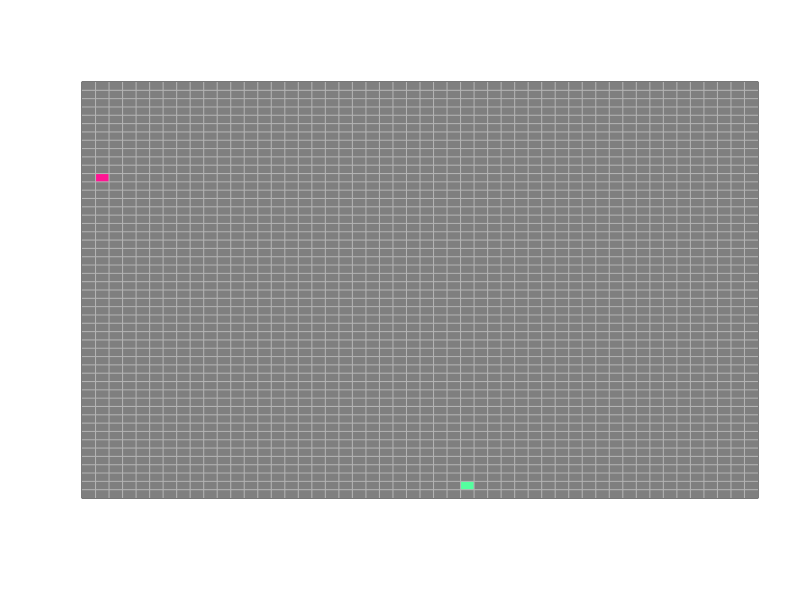
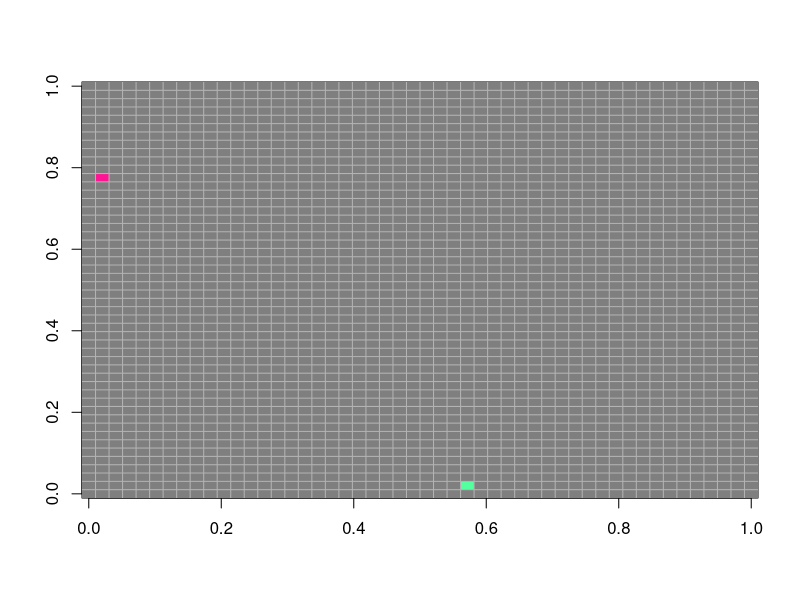
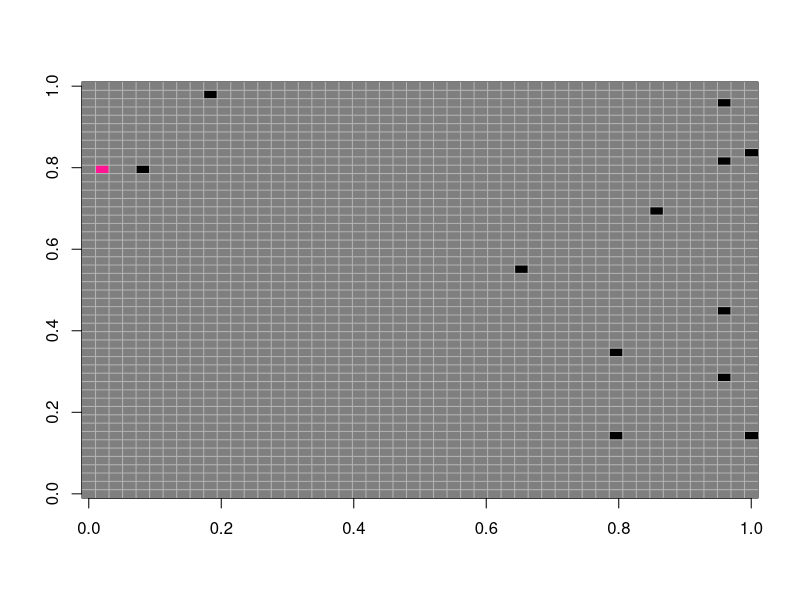
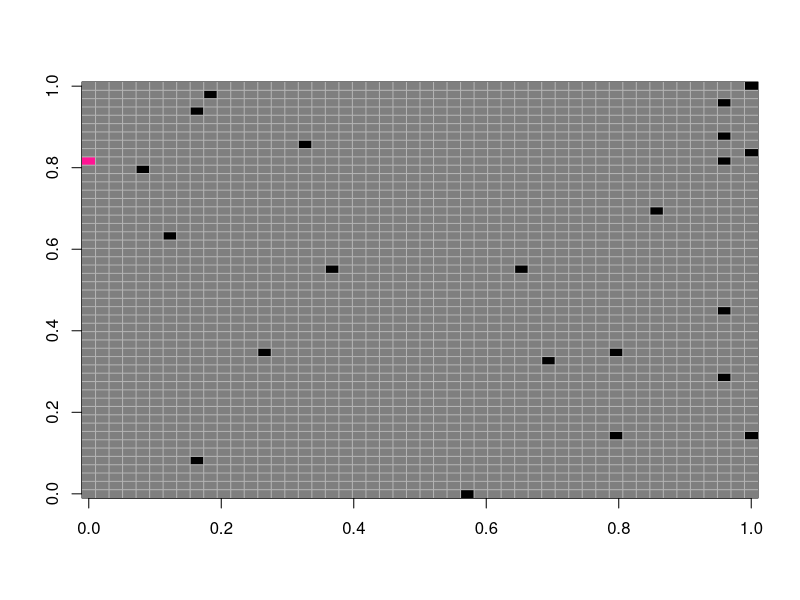
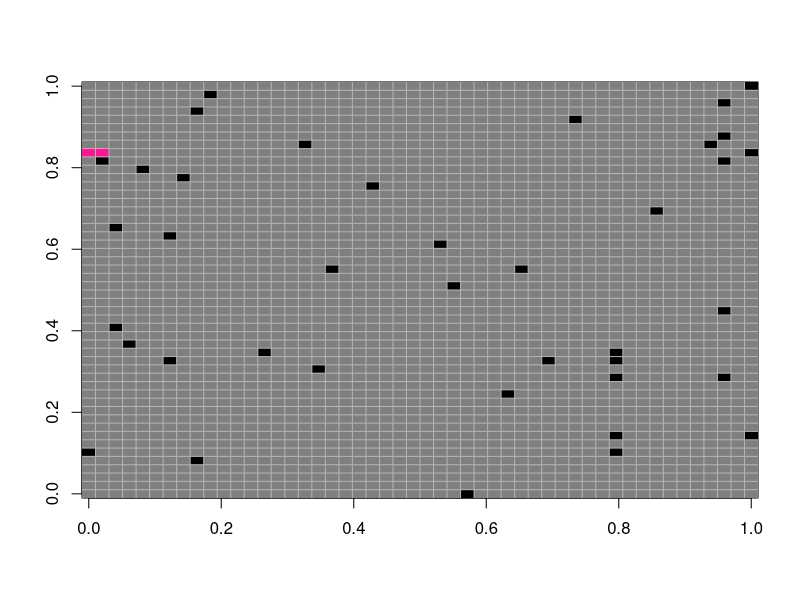
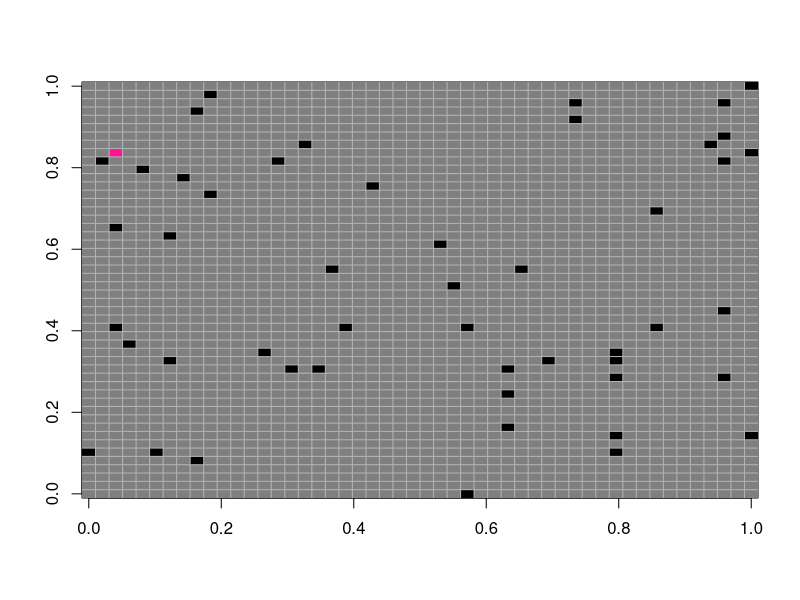
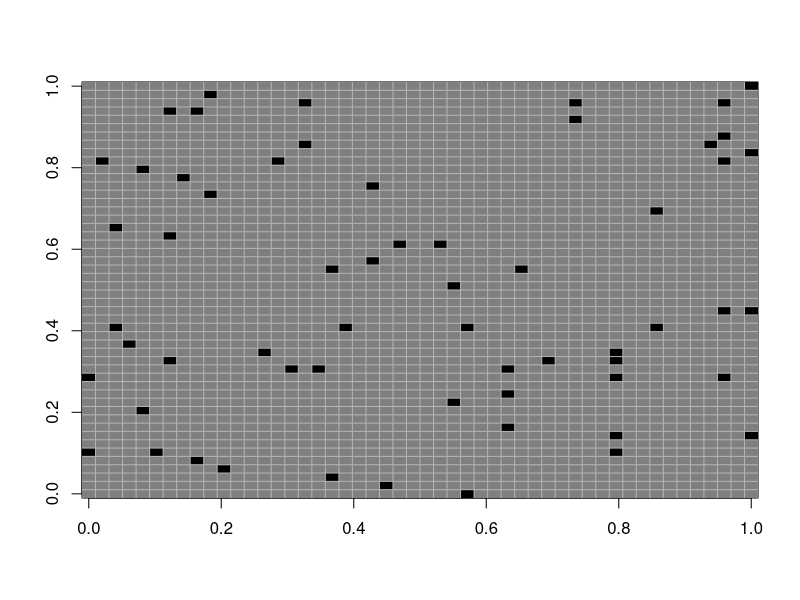
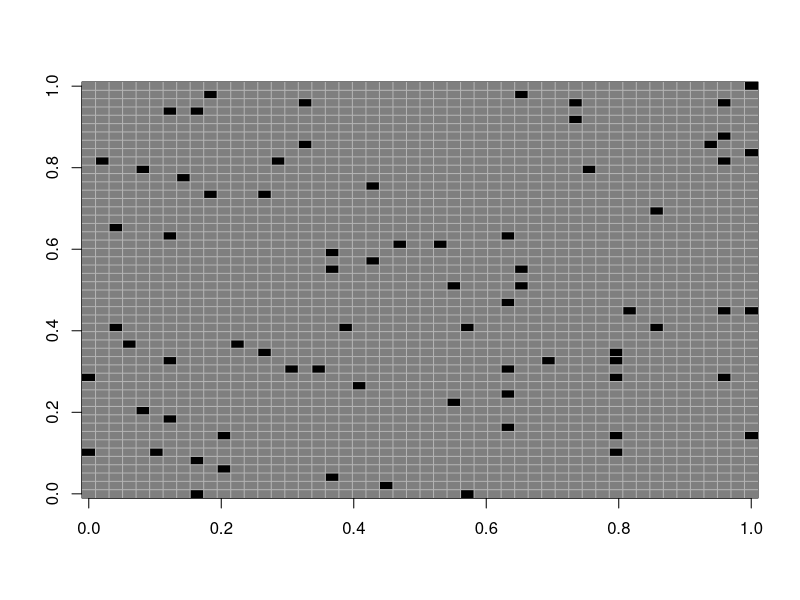

Reproduce these figures in R, in order.
# plasmidos infectivos entre ellos pero con muerte de bacterias
# mas completo
rm(list=ls())
q=0.005 # Probabilidad de muerte
n=50 # matriz de 50 x 50
mat=matrix(ncol=n,nrow=n,0) # Crea una matriz de bacterias sin capsula

mat[2,39]=1 # coloca la bacteria con capsula 1 en (25,15)
mat[29,2]=2 # Colocar bacteria con capsula 2 en (47,41)
image(mat,col=c("grey50","deeppink","seagreen1", "black"),yaxt="n",xaxt="n",zlim=c(0,3)) # Plot image
grid(nx=n,ny=n,col="grey70",lty=1)

temp=mat
t=80 # Tiempo del automata
n_SinCapsula=rep(0,t) # Vector sin capsula (conteos)
n_Capsula1=rep(0,t) # Vector con capsula1
n_Capsula2=rep(0,t) # Vector con capsula
n_death = rep(0,t)

for (k in 1:t){ # Repetir t veces 
  kH=0 # inicio de contadores 
  kI=0 
  kR=0 
  kD=0
  # 
  for (i in 1:n){
    for (j in 1:n){
      if (mat[i,j]==0) { kH=kH+1} # Conteo sincapsula
      if (mat[i,j]==1) { kI=kI+1} # Conteo capsula1
      if (mat[i,j]==2) { kR=kR+1} # Conteo capsula2
      if (mat[i,j]==3) { kD=kD+1} # conteo de muertes
      R=0 # inicializar los conteos desde cero
      R1= 0
      R0 = 0
      
      # inicia conteos
      if (mat[i,j]==0){ # van para capsula, bacteria sin capsula
        E=i+1
        W=i-1
        N=j-1
        S=j+1
        # 
        if (E==n+1) { E=1}
        if (W==0) { W=n}
        if (N==0) { N=n}
        if (S==n+1) { S=1}
        # 
        if(mat[E,j]==1){R=R+1} # East
        if(mat[W,j]==1){R=R+1} # West
        if(mat[i,N]==1){R=R+1} # North
        if(mat[i,S]==1){R=R+1} # South
        if(mat[E,N]==1){R=R+1} # North East
        if(mat[E,S]==1){R=R+1} # South East
        if(mat[W,N]==1){R=R+1} # North West
        if(mat[W,S]==1){R=R+1} # South West
      }
      a=-1.5
      b=0.6
      Pinfect=(1/(1+exp(-(a+b*R)))) # Calcula la probabilidad de cambiar
      g=runif(1) # Arroja un numero aleatorio
      if (g<Pinfect & mat[i,j]==0 & R>0){
        temp[i,j]=1 # Healthy becomes infected
      } ### fin de los suceptibles a infectados
      
      # plasmido 2 con sin plasmido
      if (mat[i,j]==0){ # If healthy individual
        E=i+1
        W=i-1
        N=j-1
        S=j+1
        # 
        if (E==n+1) { E=1}
        if (W==0) { W=n}
        if (N==0) { N=n}
        if (S==n+1) { S=1}
        # 
        if(mat[E,j]==2){R1=R1+1} # East
        if(mat[W,j]==2){R1=R1+1} # West
        if(mat[i,N]==2){R1=R1+1} # North
        if(mat[i,S]==2){R1=R1+1} # South
        if(mat[E,N]==2){R1=R1+1} # North East
        if(mat[E,S]==2){R1=R1+1} # South East
        if(mat[W,N]==2){R1=R1+1} # North West
        if(mat[W,S]==2){R1=R1+1} # South West
      }
      a1<- -1.5
      b1<- 0.9
      Pinfect1<- (1/(1+exp(-(a+b*R1)))) # Calcula la probabilidad de cambiar
      g1<- runif(1) # Arroja un numero aleatorio
      if (g1<Pinfect1 & mat[i,j]==0 & R1>0){
        temp[i,j]=2 # Bacteria sin capsula pasa a plasmido 2
      }
      
      ### plasmido 1 infecta al 2 
      if (mat[i,j]==2){ #  el plasmido 2 se infecta con el plasmido 1
        E=i+1
        W=i-1
        N=j-1
        S=j+1
        # 
        if (E==n+1) { E=1}
        if (W==0) { W=n}
        if (N==0) { N=n}
        if (S==n+1) { S=1}
        #
        if(mat[E,j]==1){R=R+1} # East
        if(mat[W,j]==1){R=R+1} # West
        if(mat[i,N]==1){R=R+1} # North
        if(mat[i,S]==1){R=R+1} # South
        if(mat[E,N]==1){R=R+1} # North East
        if(mat[E,S]==1){R=R+1} # South East
        if(mat[W,N]==1){R=R+1} # North West
        if(mat[W,S]==1){R=R+1} # South West
      }
      a=-1.5
      b=0.6
      Pinfect=(1/(1+exp(-(a+b*R)))) # Calcula la probabilidad de cambiar
      g2<-runif(1) # Arroja un numero aleatorio
      if (g2<Pinfect & mat[i,j]==2 & R>0){
        temp[i,j]=1 # pasan a plasmido 1 
      }
      
      #### plasmido 2 infecta al 1
      if (mat[i,j]==1){ # 
        E=i+1
        W=i-1
        N=j-1
        S=j+1
        # 
        if (E==n+1) { E=1}
        if (W==0) { W=n}
        if (N==0) { N=n}
        if (S==n+1) { S=1}
        # 
        if(mat[E,j]==2){R1=R1+1} # East
        if(mat[W,j]==2){R1=R1+1} # West
        if(mat[i,N]==2){R1=R1+1} # North
        if(mat[i,S]==2){R1=R1+1} # South
        if(mat[E,N]==2){R1=R1+1} # North East
        if(mat[E,S]==2){R1=R1+1} # South East
        if(mat[W,N]==2){R1=R1+1} # North West
        if(mat[W,S]==2){R1=R1+1} # South West
      }
      a1<- -1.5
      b1<- 0.9
      Pinfect1<- (1/(1+exp(-(a+b*R1)))) # Calcula la probabilidad de cambiar
      g3<- runif(1) # Arroja un numero aleatorio
      if (g3<Pinfect1 & mat[i,j]==1 & R1>0){
        temp[i,j]=2 # plasmido 1 pasa a plasmido 2
      }
      
      ## vuelven a ser sin plasmido
      ### plasmido 2 pierde su capcide
      if (mat[i,j]==2){ # SI el plasmido 2 se infecta con el plasmido 1
        E=i+1
        W=i-1
        N=j-1
        S=j+1
        # 
        if (E==n+1) { E=1}
        if (W==0) { W=n}
        if (N==0) { N=n}
        if (S==n+1) { S=1}
        # 
        if(mat[E,j]==0){R0=R0+1} # East
        if(mat[W,j]==0){R0=R0+1} # West
        if(mat[i,N]==0){R0=R0+1} # North
        if(mat[i,S]==0){R0=R0+1} # South
        if(mat[E,N]==0){R0=R0+1} # North East
        if(mat[E,S]==0){R0=R0+1} # South East
        if(mat[W,N]==0){R0=R0+1} # North West
        if(mat[W,S]==0){R0=R0+1} # South West
      }
      a=-1.4
      b=0.8
      Pinfect=(1/(1+exp(-(a+b*R0)))) # Calcula la probabilidad de cambiar
      g4<-runif(1) # Arroja un numero aleatorio
      if (g4<Pinfect & mat[i,j]==2 & R0>0){
        temp[i,j]=0 # pasan a plasmido 1 
      }
      
      #### plasmido 1 pierde su capsula
      if (mat[i,j]==1){ # 
        E=i+1
        W=i-1
        N=j-1
        S=j+1
        # 
        if (E==n+1) { E=1}
        if (W==0) { W=n}
        if (N==0) { N=n}
        if (S==n+1) { S=1}
        # 
        if(mat[E,j]==0){R0=R0+1} # East
        if(mat[W,j]==0){R0=R0+1} # West
        if(mat[i,N]==0){R0=R0+1} # North
        if(mat[i,S]==0){R0=R0+1} # South
        if(mat[E,N]==0){R0=R0+1} # North East
        if(mat[E,S]==0){R0=R0+1} # South East
        if(mat[W,N]==0){R0=R0+1} # North West
        if(mat[W,S]==0){R0=R0+1} # South West
      }
      a1<- -1.4
      b1<- 0.8
      Pinfect1<- (1/(1+exp(-(a+b*R0)))) # Calcula la probabilidad de cambiar
      g5<- runif(1) # Arroja un numero aleatorio
      if (g5<Pinfect1 & mat[i,j]==1 & R0>0){
        temp[i,j]=0 # plasmido 1 pasa a plasmido 2
      }
      
      #muertos
      if (mat[i,j]==1){ 
        g6<-runif(1) ##### Conteo por probabilidad de los muertos de la capsula 1
        if (g6<q){ ########
          temp[i,j]=3
        }
        }
        if (mat[i,j]==2){ 
          g7<-runif(1) #####Conteo por probabilidad de los muertos de la capsula 2
          if (g7<q){ ########
            temp[i,j]=3
          }
        }  
      if (mat[i,j]==0){ 
        g8<-runif(1) #####Conteo por probabilidad de los muertos de la capsula 2
        if (g8<q){ ########
          temp[i,j]=3
        }
      }  
      
      
      
      
    }
  }
  image(mat,col=c("grey50","deeppink","seagreen1", "black"),add=F,,zlim=c(0,3)) # Plot image
  grid(nx=n,ny=n,col="grey70",lty=1)
  Sys.sleep(0.1) # To see movement on screen we need to pause the loop
  mat=temp # Overwrite matrix
  # Guarda el conteo de sin capsula, cap1, cap2 y muertos
  n_SinCapsula[k]=kH
  n_Capsula1[k]=kI
  n_Capsula2[k]=kR
  n_death[k]=kD
}
